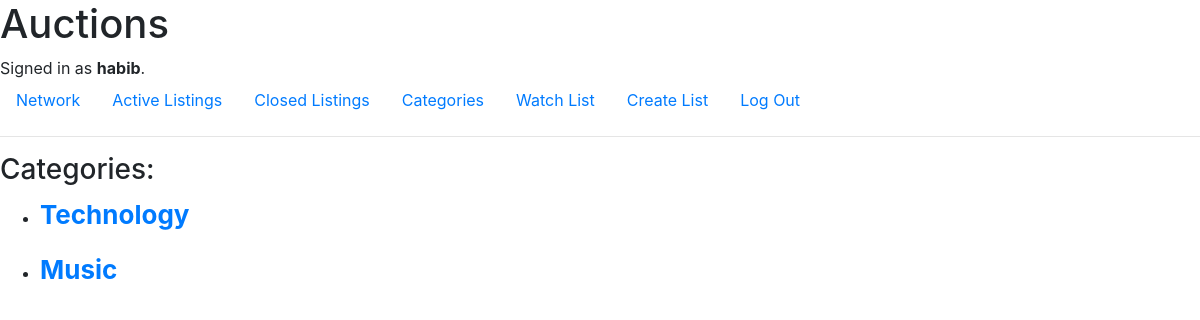
The app's page /categories (signed in) with its own data.
### network/models.py (models this page shows)
class User(AbstractUser):
    pass

class Category(models.Model):
    name = models.CharField(max_length=64)

### network/views.py (the view)
# urls.py: path('categories', views.categories, name='categories'),
def categories(request):
    cats = Category.objects.all()
    return render(request, "network/categories.html", {
        'categories': cats
    })

### network/templates/network/categories.html (shortened to what this page needs)
{% extends "network/auctionsLayout.html" %}
{% block body %}
<h3>Categories:</h3>
{% for category in categories %}
    <ul>
        <li>
    <div id='ok'>
       <a href='/viewbycategory/{{category.name}}'>{{category.name}}</a>
    </div>
        </li>
    </ul>
{% endfor %}
{% endblock %}

### network/templates/network/auctionsLayout.html (shortened to what this page needs)
{% load static %}
<!DOCTYPE html>
<html lang="en">
    <head>
        <link rel="stylesheet" href="https://stackpath.bootstrapcdn.com/bootstrap/4.4.1/css/bootstrap.min.css">
    </head>
    <body>
        <h1>Auctions</h1>
        <div>
            {% if user.is_authenticated %}
                Signed in as <strong>{{ user.username }}</strong>.
            {% else %}
                Not signed in.
            {% endif %}
        </div>
        <ul class="nav">
            <li class="nav-item">
                <a class="nav-link" href="{% url 'index' %}">Network</a>
            </li>
            <li class="nav-item">
                <a class="nav-link" href="{% url 'auctions' %}">Active Listings</a>
            </li>
            <li class="nav-item">
                <a class="nav-link" href="{% url 'closed' %}">Closed Listings</a>
            </li>
            <li class="nav-item">
                <a class="nav-link" href="{% url 'categories' %}">Categories</a>
            </li>
            <li class="nav-item">
                <a class="nav-link" href="{% url 'watch' %}">Watch List</a>
            </li>
            {% if user.is_authenticated %}
            <li class="nav-item">
                <a class="nav-link" href="{% url 'createlisting' %}">Create List</a>
            </li>
            {% else %}
            <li class="nav-item">
                <a class="nav-link" href="{% url 'login' %}">Create List</a>
            </li>
            {% endif %}
            {% if user.is_authenticated %}
                <li class="nav-item">
                    <a class="nav-link" href="{% url 'logout' %}">Log Out</a>
                </li>
            {% endif %}
        </ul>
        <hr>
        {% block body %}
        {% endblock %}
    </body>
</html>

### network/templates/network/categories.html (style rules this page uses)
#ok { font-size: 26px; font-weight: bold; }

### records on screen
User: username "habib"
Category: name "Technology"
Category: name "Music"
